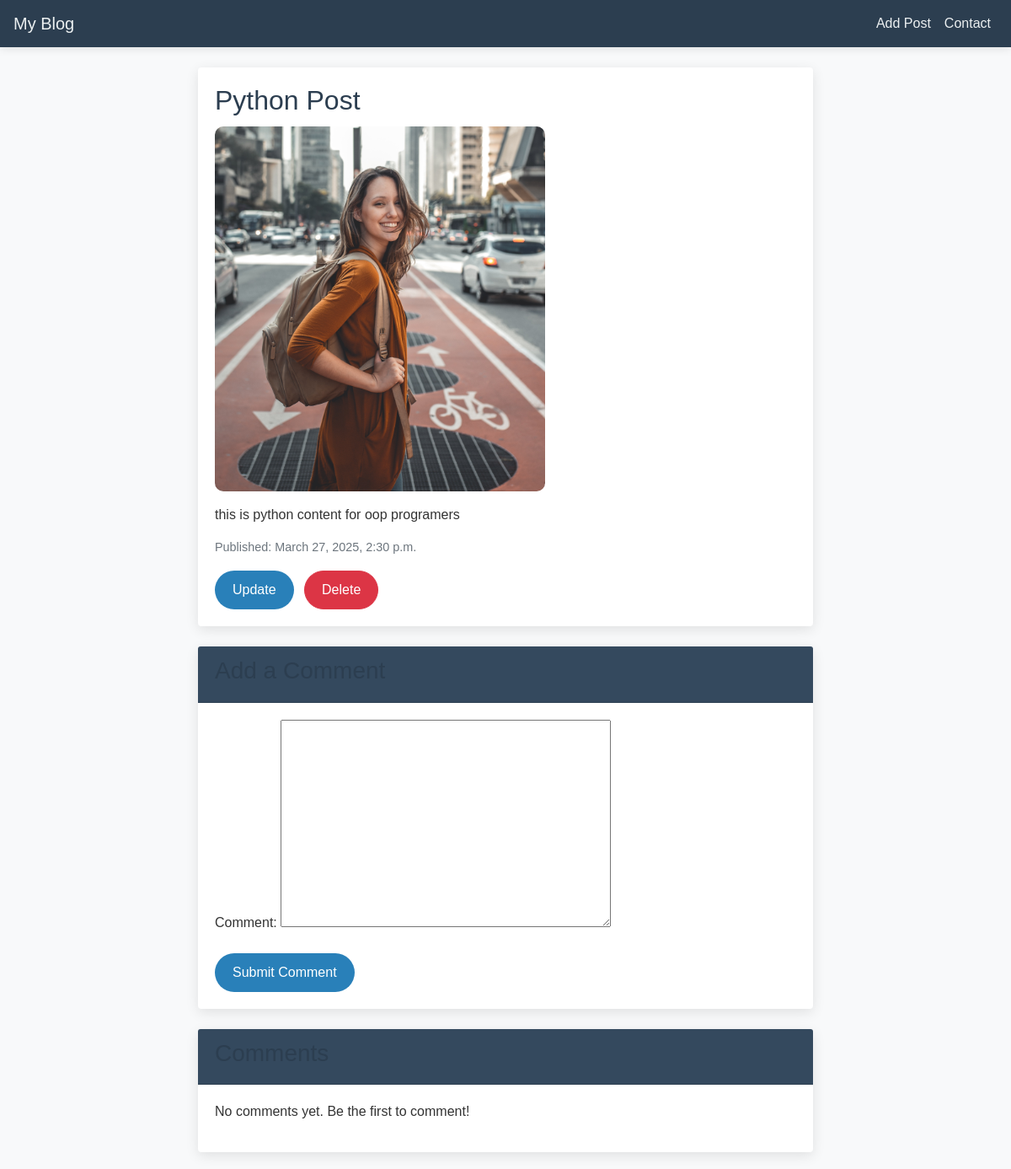
The app's page /post_detail/python-post, older data.
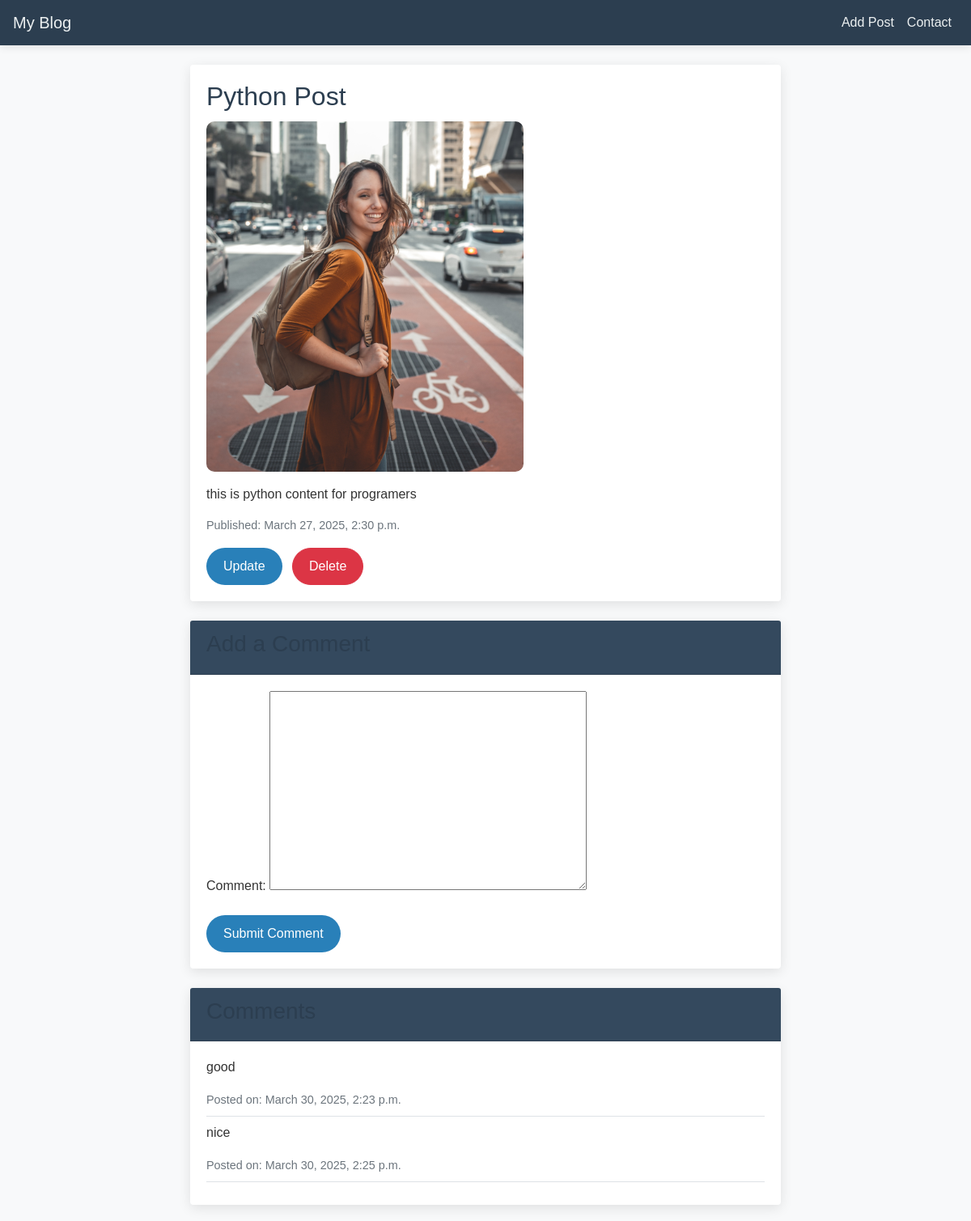
The same page, newer data.
### post/models.py (models this page shows, shortened)
class Post(models.Model):
    title = models.CharField(max_length=50)
    content = models.TextField(max_length=200)
    created_at = models.DateTimeField(auto_now_add=True)
    image = models.ImageField(upload_to='post-image/' , null=True , blank=True)
    active = models.BooleanField(default=False)
    slug = models.SlugField(blank=True , null=True)
    class Meta:
        verbose_name = 'Post'
        verbose_name_plural = 'Posts'

class CommentPost(models.Model):
    post = models.ForeignKey(Post , on_delete=models.CASCADE , related_name='comment_post')
    comment = models.TextField()
    created_at = models.DateTimeField(auto_now_add=True)
    class Meta:
        verbose_name = 'CommentPost'
        verbose_name_plural = 'CommentPosts'

### post/views.py (the view, shortened to what this page needs)
# urls.py: path('post_detail/<str:slug>' , views.PostDetail.as_view() , name='post_detail'),
class PostDetail(DetailView):
    model = Post ## in template [object_list , post_list]
    def get_context_data(self , **kwargs):
        context = super().get_context_data(**kwargs)
        context['comment_form'] = CommentForm()
        context['comments'] = CommentPost.objects.filter(post=self.object) # self.object is the post object
        return context

### post/forms.py
class CommentForm(forms.ModelForm):
    class Meta:
        model = CommentPost
        fields = ['comment'] # add comment to the post

### post/templates/post/post_detail.html (shortened to what this page needs)
{% extends 'base.html' %}
{% block content %}
    <div class="row justify-content-center">
        <div class="col-md-8">
            <div class="card mb-4">
                <div class="card-body">
                    <h2 class="card-title">{{ post.title }}</h2>
                    {% if post.image %}
                        <img src="{{ post.image.url }}" class="img-fluid mb-3" alt="{{ post.title }}">
                    {% endif %}
                    <p class="card-text">{{ post.content }}</p>
                    <p class="text-muted">Published: {{ post.created_at }}</p>
                    <a href="{% url 'post:update_post' post.slug %}" class="btn btn-custom mr-2">Update</a>
                    <a href="{% url 'post:delete_post' post.slug %}" class="btn btn-danger">Delete</a>
                </div>
            </div>
            <div class="card mb-4">
                <div class="card-header">
                    <h3>Add a Comment</h3>
                </div>
                <div class="card-body">
                    <form action="" method="post">
                        {{ comment_form.as_p }}
                        <input type="submit" value="Submit Comment" class="btn btn-custom">
                    </form>
                </div>
            </div>
            <div class="card">
                <div class="card-header">
                    <h3>Comments</h3>
                </div>
                <div class="card-body">
                    {% for comment in comments %}
                        <div class="border-bottom pb-2 mb-2">
                            <p>{{ comment.comment }}</p>
                            <small class="text-muted">Posted on: {{ comment.created_at }}</small>
                        </div>
                    {% empty %}
                        <p>No comments yet. Be the first to comment!</p>
                    {% endfor %}
                </div>
            </div>
        </div>
    </div>
{% endblock %}

### templates/base.html (shortened to what this page needs)
<!DOCTYPE html>
<html lang="en">
<head>
    <link rel="stylesheet" href="https://stackpath.bootstrapcdn.com/bootstrap/4.5.2/css/bootstrap.min.css">
    {% load static %}
    <link rel="stylesheet" href="{% static 'css/style.css' %}">
</head>
<body>
    <nav class="navbar navbar-expand-lg navbar-light">
        <a class="navbar-brand" href="{% url 'post:post' %}">My Blog</a>
        <div class="collapse navbar-collapse" id="navbarNav">
            <ul class="navbar-nav ml-auto">
                <li class="nav-item">
                    <a class="nav-link" href="{% url 'post:add_post' %}">Add Post</a>
                </li>
                <li class="nav-item">
                    <a class="nav-link" href="{% url 'post:contact' %}">Contact</a>
                </li>
            </ul>
        </div>
    </nav>
    <div class="container mt-4">
        {% block content %}
        {% endblock %}
    </div>
</body>
</html>

### static/css/style.css (style rules this page uses)
body { font-family: 'Arial', sans-serif; background-color: #f8f9fa; color: #333; }
.navbar { background-color: #2c3e50; box-shadow: 0 2px 10px rgba(0, 0, 0, 0.1); }
.navbar-brand, .nav-link { color: #ecf0f1 !important; }
.btn-custom { background-color: #2980b9; color: white; border-radius: 25px; padding: 10px 20px; transition: all 0.3s ease; }
.btn-danger { border-radius: 25px; padding: 10px 20px; }
.card { border: none; box-shadow: 0 4px 15px rgba(0, 0, 0, 0.1); transition: transform 0.3s ease; margin-bottom: 20px; }
.card-header { background-color: #34495e; color: white; }
.card-body { padding: 20px; }
.img-fluid { border-radius: 10px; }
h1, h2, h3 { color: #2c3e50; }
.text-muted { font-size: 0.9em; }

Row changes from the older to the newer data that the page shows:
changed Post "Python Post": content "this is python content for oop programers" → "this is python content for programers"
added CommentPost: comment "good", created_at "March 30, 2025, 2:23 p.m."
added CommentPost: comment "nice", created_at "March 30, 2025, 2:25 p.m."
Text that changed along with them:
text no longer shown: "No comments yet. Be the first to comment!"
